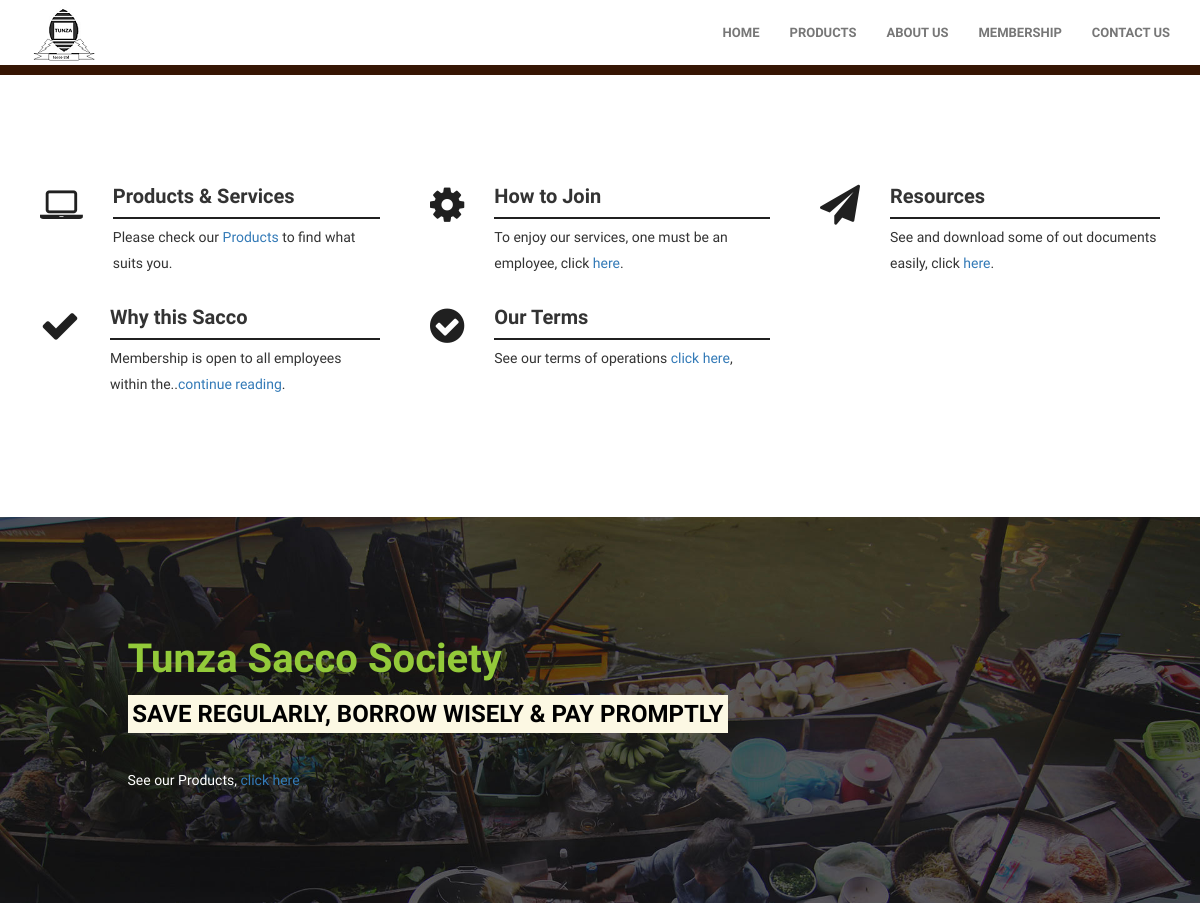
Before: / (upper part) with the older database file.
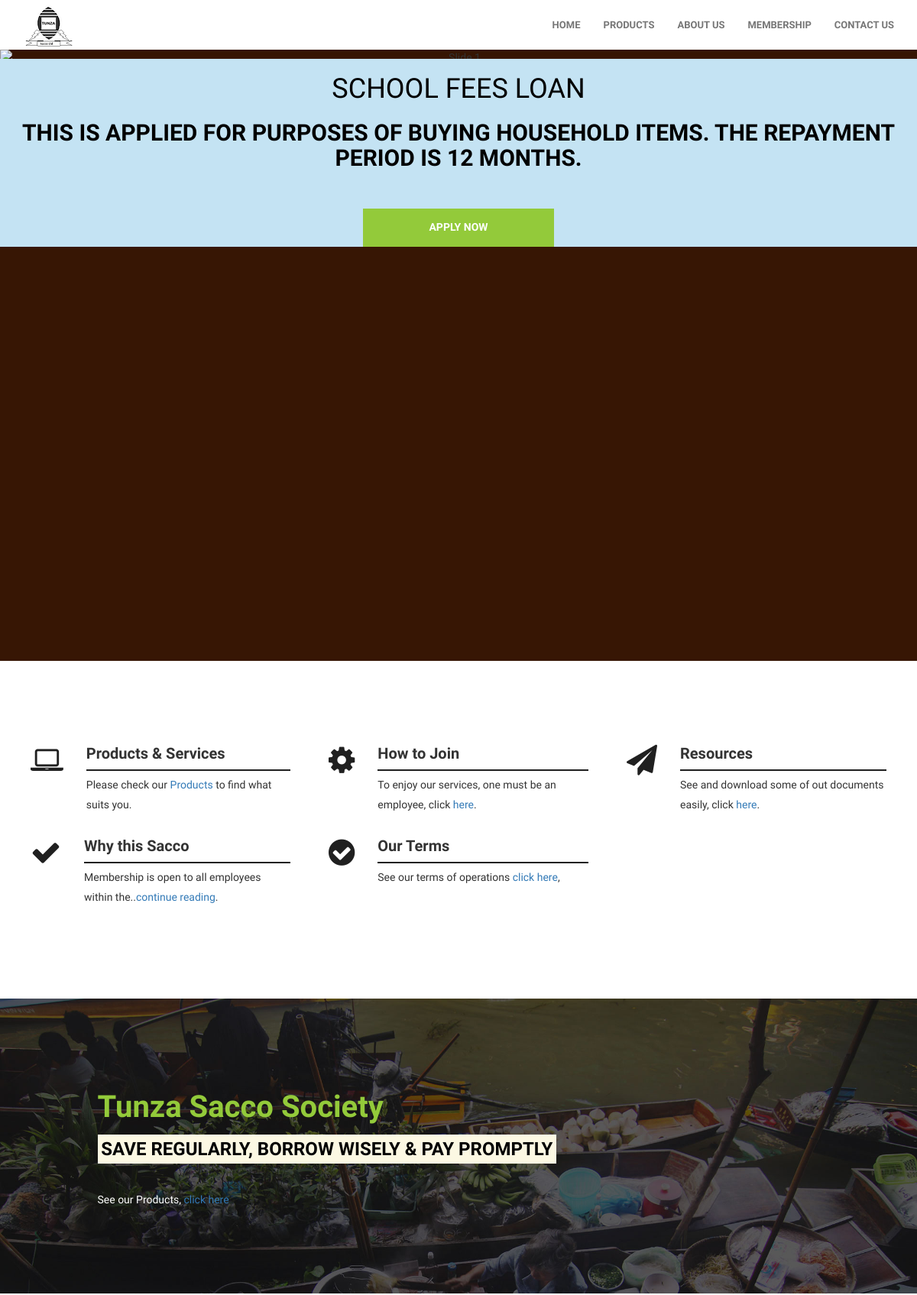
After: the same page with the newer database file.
### sacco/models.py (models this page shows, shortened)
class Product(models.Model):
    name = models.CharField(max_length=100, unique=True)
    desc = models.TextField(max_length=3000)
    pic = models.ImageField(upload_to='products/images')

### sacco/views.py (the view)
# urls.py: url(r'^$', views.index, name='index'),
def index(request):
    return render(request, 'home/index.html',{'products':product})

### templates/home/index.html (shortened to what this page needs)
{% extends 'base_page.html' %}
{% block sliding-home %}
    <div class="templatemo_headerimage">
        <div class="flexslider">
            <ul class="slides">
                {% for product in products %}
                    <li>
                        <div class="slider-caption">
                            <div style="font-weight: Bold; color: black; background-color: #c4e3f3;" class="templatemo_homewrapper">
                              <h1 class="wow fadeInDown" data-wow-delay="2000">{{ product.name }}</h1>
                              <h2 class="wow fadeInDown" data-wow-delay="2000">
                                <span>{{ product.desc }}</span>
                            </h2>
                            <a href="#about" class="smoothScroll btn btn-default wow fadeInDown" data-wow-delay="2000">Apply now</a>
                            </div>
                        </div>
		            </li>
                {% endfor %}
            </ul>
        </div>
    </div>
{% endblock sliding-home %}

### templates/base_page.html (shortened to what this page needs)
{% load staticfiles %}
<!DOCTYPE html>
<html lang="en">
	<head>
		<link rel="stylesheet" href="{% static 'css/animate.min.css' %}">
		<link rel="stylesheet" href="{% static 'css/bootstrap.min.css' %}">
		<link rel="stylesheet" href="{% static 'css/font-awesome.min.css' %}">
		<link rel="stylesheet" href="{% static 'css/style.css' %}">
        <link rel="stylesheet" href="{% static 'css/custom.css' %}">
	</head>
	<body data-spy="scroll" data-offset="50" data-target=".navbar-collapse">
		<div class="navbar navbar-fixed-top navbar-default" role="navigation">
			<div class="container">
				<div class="navbar-header">
					<a href="#" class="navbar-brand"><img src="{% static 'images/tunza_logo.png' %}" class="img-responsive" alt="logo"></a>
				</div>
				<div class="collapse navbar-collapse">
					<ul class="nav navbar-nav navbar-right">
						<li><a href="/" class="smoothScroll">HOME</a></li>
						<li><a href="products" class="smoothScroll">PRODUCTS</a></li>
						<li><a href="about" class="smoothScroll">ABOUT US</a></li>
						<li><a href="membership" class="smoothScroll">MEMBERSHIP</a></li>
						<li><a href="#contact_us">CONTACT US</a></li>
					</ul>
				</div>
			</div>
		</div>
        <section id="home" class="text-center">
		    {% block sliding-home %}
            {% endblock sliding-home %}
		</section>
        {% block intro %}
		<div id="service">
			<div class="container">
				<div class="row">
					<div class="col-md-4 col-sm-4">
						<div class="media">
							<div class="media-object media-left wow fadeIn" data-wow-delay="0.1s">
								<i class="fa fa-laptop"></i>
							</div>
							<div class="media-body wow fadeIn">
								<h3 class="media-heading">Products & Services</h3>
								<p>Please check our <a rel="nofollow" href="products" target="_parent">Products</a> to find what suits you.</p>
							</div>
						</div>
					</div>
					<div class="col-md-4 col-sm-4">
						<div class="media">
							<div class="media-object media-left wow fadeIn" data-wow-delay="0.3s">
								<i class="fa fa-cog"></i>
							</div>
							<div class="media-body wow fadeIn">
								<h3 class="media-heading">How to Join</h3>
								<p>To enjoy our services, one must be an employee, click <a href="membership">here</a>. </p>
							</div>
						</div>
					</div>
					<div class="col-md-4 col-sm-4">
						<div class="media">
							<div class="media-object media-left wow fadeIn" data-wow-delay="0.6s">
								<i class="fa fa-paper-plane"></i>
							</div>
							<div class="media-body wow fadeIn" data-wow-delay="0.3s">
								<h3 class="media-heading">Resources</h3>
								<p>See and download some of out documents easily, click <a href="resources">here</a>. </p>
							</div>
						</div>
					</div>
					<div class="col-md-4 col-sm-4">
						<div class="media">
							<div class="media-object media-left wow fadeIn" data-wow-delay="0.9s">
								<i class="fa fa-check"></i>
							</div>
							<div class="media-body wow fadeIn" data-wow-delay="0.6s">
								<h3 class="media-heading">Why this Sacco</h3>
								<p>Membership is open to all employees within the..<a href="about">continue reading</a>. </p>
							</div>
						</div>
					</div>
					<div class="col-md-4 col-sm-4">
						<div class="media">
							<div class="media-object media-left wow fadeIn" data-wow-delay="0.8s">
								<i class="fa fa-check-circle"></i>
							</div>
							<div class="media-body wow fadeIn" data-wow-delay="0.6s">
								<h3 class="media-heading">Our Terms</h3>
								<p>See our terms of operations <a href="terms">click here</a>, </p>
							</div>
						</div>
					</div>
				</div>
			</div>
		</div>
        {% endblock intro %}
        {% block slider %}
		<div id="divider">
			<div class="container">
				<div class="row">
					<div class="col-md-1 col-sm-1"></div>
					<div class="col-md-8 col-sm-8">
						<h2 class="wow bounce"><strong> Tunza Sacco Society</strong></h2>
						<h3 class="wow fadeIn" data-wow-delay="0.6s"><mark> SAVE REGULARLY, BORROW WISELY & PAY PROMPTLY</mark></h3>
						<p class="wow fadeInUp" data-wow-delay="0.9s">See our Products, <a href="products">click here</a> </p>
					</div>
					<div class="col-md-2 col-sm-2"></div>
				</div>
			</div>
		</div>
        {% endblock slider %}
	</body>
</html>

### sacco/static/css/style.css (style rules this page uses)
body { background: #ffffff; font-family: 'Raleway', sans-serif; font-weight: 400; position: relative; }
h2, h3, h4, h5 { font-weight: bold; }
p { line-height: 26px; }
#service, #divider, #about, #team, #newsletter, #pricing, #portfolio, #client, #contact { padding-top: 100px; padding-bottom: 100px; position: relative; }
.navbar-default { background: #fff; border: none; box-shadow: 0px 2px 8px 0px rgba(50, 50, 50, 0.08); margin: 0 !important; padding: 0; }
.navbar-default .navbar-brand { padding-top: 4px; padding-bottom: 60px; }
.navbar-default .navbar-nav li a { font-size: 13px; font-weight: bold; line-height: 35px; }
#home { padding-top: 65px; }
.flexslider { margin: 0 0 60px; background: #fff; padding: 0; position: relative; zoom: 1; background-color: #371604; overflow: hidden; margin: 0; }
.flexslider .slides { padding: 0; zoom: 1; }
.flexslider .slides > li { display: none; padding: 0; position: relative; -webkit-backface-visibility: hidden; }
.slider-caption { color:white; margin: 0; position: absolute; top: 0; left: 0; text-transform: uppercase; z-index: 7; width: 100%; height: 100%; display: -webkit-box; display: -webkit-flex; display: -ms-flexbox; display: flex; -webkit-box-pack: center; -webkit-justify-content: center; -ms-flex-pack: center; justify-content: center; -webkit-box-align: center; -webkit-align-items: center; -ms-flex-align: center; align-items: center; }
.flexslider .btn { background: #93ca3a; border-radius: 0; border: 2px solid transparent; color: #FFFFFF; font-weight: bold; margin: 40px 0 0 0; -webkit-transition: all 0.4s ease-in-out; transition: all 0.4s ease-in-out; height: 50px; width: 250px; padding: 12px 10px 10px 10px; }
#service .media { padding: 10px; }
#service .media .fa { color: #202020; font-size: 40px; margin-right: 20px; }
#service .media .media-heading { border-bottom: 2px solid #202020; font-weight: 600; font-size: 20px; padding-bottom: 10px; }
#divider { background: url('../images/divider-bg.jpg'); background-size: cover; background-repeat: no-repeat; color: #FFFFFF; }
#divider h2 { font-size: 40px; }
#divider strong { color: #93ca3a; }
#divider h3 { padding-bottom: 30px; }

Changed rows visible on the page:
added Product: name "SCHOOL FEES LOAN", desc "THIS IS APPLIED FOR PURPOSES OF BUYING HOUSEHOLD ITEMS. THE REPAYMENT PERIOD IS 12 MONTHS."
